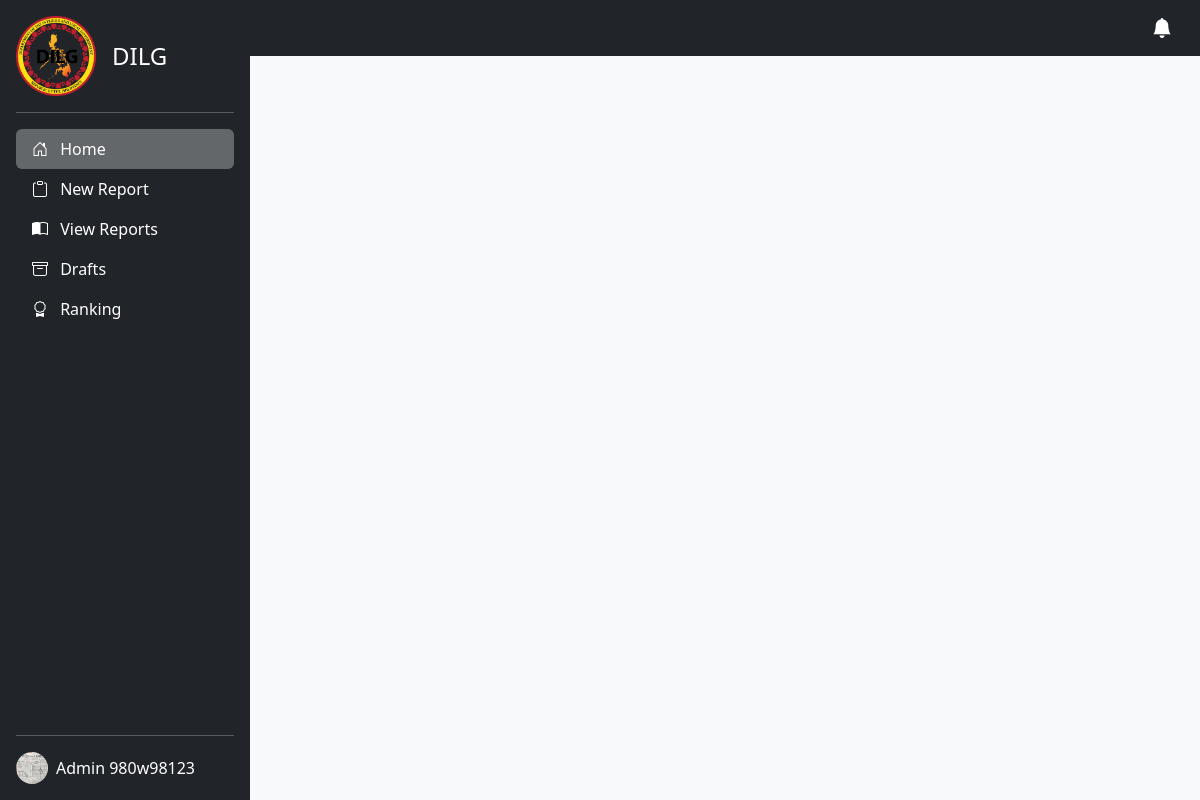
Page /admin/index.php (signed in) on the committed database.
### tables this page shows
CREATE TABLE `users` (
  `id` int(11) NOT NULL,
  `user_type` int(50) NOT NULL,
  `user_id` varchar(50) NOT NULL,
  `email` varchar(50) NOT NULL,
  `password` varchar(255) NOT NULL,
  `first_name` varchar(50) NOT NULL,
  `middle_name` varchar(50) NOT NULL,
  `last_name` varchar(50) NOT NULL,
  `date_of_birth` date NOT NULL,
  `address` varchar(255) NOT NULL,
  `barangay` varchar(50) NOT NULL,
  `barangay_id` varchar(50) NOT NULL,
  `dilg_id` varchar(100) NOT NULL,
  `image` blob NOT NULL,
  `date_time_created` datetime NOT NULL,
  `date_time_updated` datetime NOT NULL
);

### admin/index.php (the view, shortened to what this page needs)
<?php
include('edit-notes.php');
$user_id = $_SESSION['user_id'];
$report_link = "add-report.php";
$view_link = "reports.php";
$draft_link = "draft.php";
$ranking = "ranking.php";
?>
<!DOCTYPE html>
<html lang="en">
<head>
  <link href="https://cdn.jsdelivr.net/npm/bootstrap@5.3.0-alpha1/dist/css/bootstrap.min.css" rel="stylesheet">
  <link rel="stylesheet" href="https://cdnjs.cloudflare.com/ajax/libs/bootstrap-icons/1.10.3/font/bootstrap-icons.min.css" />
  <link rel="stylesheet" href="../src/css/preloader.css">
</head>
<body>
  <main class="d-flex">
    <div class="d-flex flex-column flex-shrink-0 p-3 text-white bg-dark" style="width: 250px; min-height: 100vh;">
      <a href="/" class="d-flex align-items-center mb-3 mb-md-0 me-md-auto text-white text-decoration-none">
        <img src="../src/img/dilg.png" height="80" alt="">
        <span class="fs-4 ps-3">DILG</span>
      </a>
      <hr>
      <ul class="nav nav-pills flex-column mb-auto">
        <li class="nav-item">
          <a href="index.php" class="nav-link text-white active">
            <i class="bi bi-house-door me-2"></i>
            Home
          </a>
        </li>
        <li>
          <a href="<?php echo $report_link ?>" class="nav-link text-white">
            <i class="bi bi-clipboard me-2"></i>
            New Report
          </a>
        </li>
        <li>
          <a href="<?php echo $view_link ?>" class="nav-link text-white" aria-current="page">
            <i class="bi bi-book-half me-2"></i>
            View Reports
          </a>
        </li>
        <li>
          <a href="<?php echo $draft_link ?>" class="nav-link text-white">
            <i class="bi bi-archive me-2"></i>
            Drafts
          </a>
        </li>
        <li>
          <a href="<?php echo $ranking ?>" class="nav-link text-white">
            <i class="bi bi-award me-2"></i>
            Ranking
          </a>
        </li>
      </ul>
      <hr>
      <div class="dropdown">
        <a href="#" class="d-flex align-items-center text-white text-decoration-none" id="dropdownUser1" data-bs-toggle="dropdown" aria-expanded="false">
        <?php
        $sql_admin = "SELECT * FROM users WHERE user_id = '$user_id'";
        $query_admin = mysqli_query($conn, $sql_admin);
        $admin_row = mysqli_fetch_array($query_admin);
        ?>
          <img src="<?php if (empty($admin_row['image'])) {
                      echo '../src/img/avatar.svg';
                    } else {
                      echo 'admins/' . $admin_row['image'];
                    } ?>" alt="" width="32" height="32" class="rounded-circle me-2">
            <?= $admin_row['first_name'] .' '. $admin_row['last_name']?>
        </a>
      </div>
    </div>
    <div class="container-fluid bg-light p-0">
    <nav class="navbar bg-dark navbar-dark">
        <div class="container">
          <a class="navbar-brand ms-auto" href="#"><i class="bi bi-bell-fill"></i></a>
        </div>
      </nav>
      <div class="row p-5">
      </div>
    </div>
  </main>
</body>
</html>

### admin/index.php (style rules this page uses)
body { overflow-x: hidden; }
.active { background: rgba(255, 255, 255, 0.3) !important; }

### rows in the picture
users: image (picture), first_name "Admin", last_name "980w98123"
